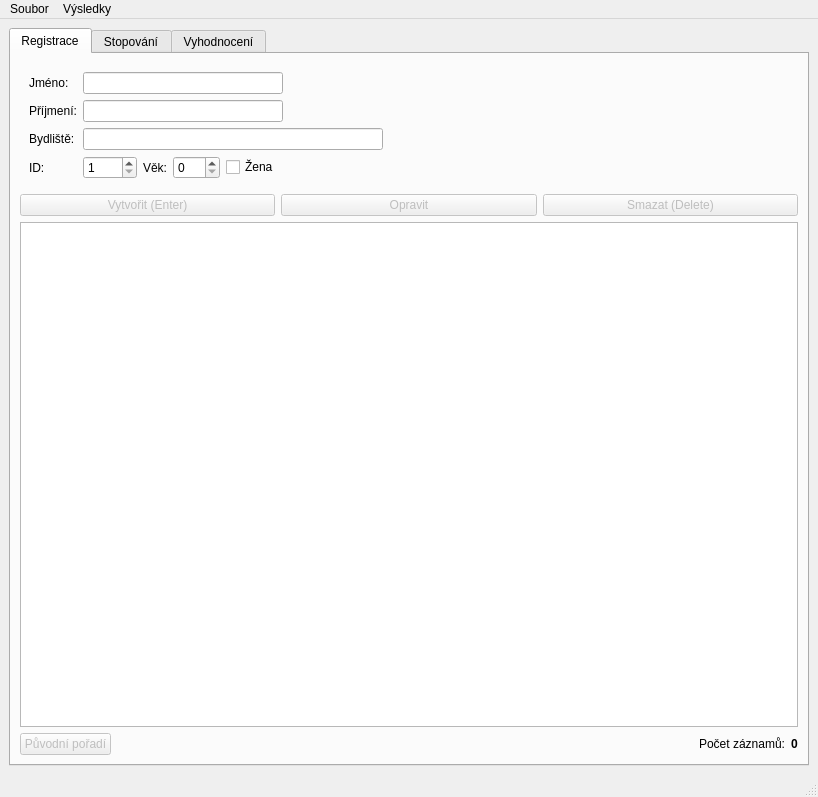
<?xml version="1.0" encoding="UTF-8"?>
<ui version="4.0">
 <class>WenceslasII</class>
 <widget class="QMainWindow" name="WenceslasII">
  <property name="geometry">
   <rect>
    <x>0</x>
    <y>0</y>
    <width>812</width>
    <height>797</height>
   </rect>
  </property>
  <property name="windowTitle">
   <string>Wenceslas II</string>
  </property>
  <widget class="QWidget" name="centralwidget">
   <property name="maximumSize">
    <size>
     <width>16777215</width>
     <height>16777215</height>
    </size>
   </property>
   <layout class="QHBoxLayout" name="horizontalLayout_6">
    <property name="sizeConstraint">
     <enum>QLayout::SetNoConstraint</enum>
    </property>
    <item>
     <widget class="QTabWidget" name="tabWidget">
      <property name="minimumSize">
       <size>
        <width>800</width>
        <height>0</height>
       </size>
      </property>
      <property name="maximumSize">
       <size>
        <width>800</width>
        <height>16777215</height>
       </size>
      </property>
      <property name="currentIndex">
       <number>0</number>
      </property>
      <widget class="QWidget" name="select_db">
       <attribute name="title">
        <string>Registrace</string>
       </attribute>
       <layout class="QVBoxLayout" name="verticalLayout_2">
        <item>
         <layout class="QVBoxLayout" name="verticalLayout_4">
          <item>
           <widget class="QWidget" name="formWidget" native="true">
            <property name="sizePolicy">
             <sizepolicy hsizetype="Expanding" vsizetype="Minimum">
              <horstretch>0</horstretch>
              <verstretch>0</verstretch>
             </sizepolicy>
            </property>
            <property name="maximumSize">
             <size>
              <width>16777215</width>
              <height>16777215</height>
             </size>
            </property>
            <layout class="QFormLayout" name="formLayout">
             <property name="sizeConstraint">
              <enum>QLayout::SetMinimumSize</enum>
             </property>
             <property name="fieldGrowthPolicy">
              <enum>QFormLayout::ExpandingFieldsGrow</enum>
             </property>
             <item row="0" column="0">
              <widget class="QLabel" name="label">
               <property name="text">
                <string>Jméno:</string>
               </property>
              </widget>
             </item>
             <item row="0" column="1">
              <widget class="QLineEdit" name="name">
               <property name="maximumSize">
                <size>
                 <width>200</width>
                 <height>16777215</height>
                </size>
               </property>
               <property name="clearButtonEnabled">
                <bool>false</bool>
               </property>
              </widget>
             </item>
             <item row="1" column="0">
              <widget class="QLabel" name="label_2">
               <property name="text">
                <string>Příjmení:</string>
               </property>
              </widget>
             </item>
             <item row="1" column="1">
              <widget class="QLineEdit" name="surname">
               <property name="maximumSize">
                <size>
                 <width>200</width>
                 <height>16777215</height>
                </size>
               </property>
              </widget>
             </item>
             <item row="2" column="0">
              <widget class="QLabel" name="label_3">
               <property name="text">
                <string>Bydliště:</string>
               </property>
              </widget>
             </item>
             <item row="2" column="1">
              <widget class="QLineEdit" name="address">
               <property name="maximumSize">
                <size>
                 <width>300</width>
                 <height>16777215</height>
                </size>
               </property>
              </widget>
             </item>
             <item row="3" column="0">
              <widget class="QLabel" name="label_4">
               <property name="text">
                <string>ID:</string>
               </property>
              </widget>
             </item>
             <item row="3" column="1">
              <layout class="QHBoxLayout" name="horizontalLayout_2">
               <item>
                <widget class="QSpinBox" name="id">
                 <property name="minimum">
                  <number>1</number>
                 </property>
                 <property name="maximum">
                  <number>9999</number>
                 </property>
                </widget>
               </item>
               <item>
                <widget class="QLabel" name="label_7">
                 <property name="text">
                  <string>Věk:</string>
                 </property>
                </widget>
               </item>
               <item>
                <widget class="QSpinBox" name="age">
                 <property name="minimum">
                  <number>0</number>
                 </property>
                 <property name="maximum">
                  <number>120</number>
                 </property>
                 <property name="value">
                  <number>0</number>
                 </property>
                </widget>
               </item>
               <item>
                <widget class="QCheckBox" name="woman">
                 <property name="styleSheet">
                  <string notr="true"/>
                 </property>
                 <property name="text">
                  <string>Žena</string>
                 </property>
                </widget>
               </item>
               <item>
                <spacer name="horizontalSpacer">
                 <property name="orientation">
                  <enum>Qt::Horizontal</enum>
                 </property>
                 <property name="sizeHint" stdset="0">
                  <size>
                   <width>40</width>
                   <height>20</height>
                  </size>
                 </property>
                </spacer>
               </item>
              </layout>
             </item>
            </layout>
           </widget>
          </item>
          <item>
           <layout class="QHBoxLayout" name="horizontalLayout_3">
            <item>
             <widget class="QPushButton" name="create">
              <property name="enabled">
               <bool>false</bool>
              </property>
              <property name="sizePolicy">
               <sizepolicy hsizetype="Expanding" vsizetype="Fixed">
                <horstretch>0</horstretch>
                <verstretch>0</verstretch>
               </sizepolicy>
              </property>
              <property name="text">
               <string>Vytvořit (Enter)</string>
              </property>
              <property name="shortcut">
               <string>Return</string>
              </property>
             </widget>
            </item>
            <item>
             <widget class="QPushButton" name="correct">
              <property name="enabled">
               <bool>false</bool>
              </property>
              <property name="sizePolicy">
               <sizepolicy hsizetype="Expanding" vsizetype="Fixed">
                <horstretch>0</horstretch>
                <verstretch>0</verstretch>
               </sizepolicy>
              </property>
              <property name="text">
               <string>Opravit</string>
              </property>
             </widget>
            </item>
            <item>
             <widget class="QPushButton" name="remove">
              <property name="enabled">
               <bool>false</bool>
              </property>
              <property name="sizePolicy">
               <sizepolicy hsizetype="Expanding" vsizetype="Fixed">
                <horstretch>0</horstretch>
                <verstretch>0</verstretch>
               </sizepolicy>
              </property>
              <property name="text">
               <string>Smazat (Delete)</string>
              </property>
              <property name="shortcut">
               <string>Del</string>
              </property>
             </widget>
            </item>
           </layout>
          </item>
         </layout>
        </item>
        <item>
         <widget class="QTableView" name="regTable">
          <property name="sizeAdjustPolicy">
           <enum>QAbstractScrollArea::AdjustIgnored</enum>
          </property>
          <property name="autoScroll">
           <bool>true</bool>
          </property>
          <property name="alternatingRowColors">
           <bool>false</bool>
          </property>
          <property name="selectionMode">
           <enum>QAbstractItemView::ExtendedSelection</enum>
          </property>
          <property name="selectionBehavior">
           <enum>QAbstractItemView::SelectRows</enum>
          </property>
          <property name="textElideMode">
           <enum>Qt::ElideRight</enum>
          </property>
          <property name="showGrid">
           <bool>false</bool>
          </property>
          <attribute name="horizontalHeaderMinimumSectionSize">
           <number>30</number>
          </attribute>
          <attribute name="horizontalHeaderStretchLastSection">
           <bool>true</bool>
          </attribute>
          <attribute name="verticalHeaderVisible">
           <bool>false</bool>
          </attribute>
          <attribute name="verticalHeaderStretchLastSection">
           <bool>false</bool>
          </attribute>
         </widget>
        </item>
        <item>
         <layout class="QHBoxLayout" name="horizontalLayout_7">
          <item>
           <widget class="QPushButton" name="reg_original_order">
            <property name="enabled">
             <bool>false</bool>
            </property>
            <property name="text">
             <string>Původní pořadí</string>
            </property>
           </widget>
          </item>
          <item>
           <spacer name="horizontalSpacer_4">
            <property name="orientation">
             <enum>Qt::Horizontal</enum>
            </property>
            <property name="sizeHint" stdset="0">
             <size>
              <width>40</width>
              <height>20</height>
             </size>
            </property>
           </spacer>
          </item>
          <item>
           <widget class="QLabel" name="label_5">
            <property name="text">
             <string>Počet záznamů:</string>
            </property>
           </widget>
          </item>
          <item>
           <widget class="QLabel" name="reg_count">
            <property name="sizePolicy">
             <sizepolicy hsizetype="Preferred" vsizetype="Preferred">
              <horstretch>0</horstretch>
              <verstretch>0</verstretch>
             </sizepolicy>
            </property>
            <property name="minimumSize">
             <size>
              <width>0</width>
              <height>0</height>
             </size>
            </property>
            <property name="sizeIncrement">
             <size>
              <width>0</width>
              <height>0</height>
             </size>
            </property>
            <property name="baseSize">
             <size>
              <width>0</width>
              <height>0</height>
             </size>
            </property>
            <property name="font">
             <font>
              <weight>75</weight>
              <bold>true</bold>
             </font>
            </property>
            <property name="text">
             <string>0</string>
            </property>
           </widget>
          </item>
         </layout>
        </item>
       </layout>
      </widget>
      <widget class="QWidget" name="capture_time">
       <attribute name="title">
        <string>Stopování</string>
       </attribute>
       <layout class="QVBoxLayout" name="verticalLayout_3">
        <item>
         <layout class="QHBoxLayout" name="horizontalLayout">
          <item>
           <layout class="QHBoxLayout" name="horizontalLayout_4">
            <item>
             <widget class="QTableView" name="timeTable">
              <property name="selectionMode">
               <enum>QAbstractItemView::ExtendedSelection</enum>
              </property>
              <property name="selectionBehavior">
               <enum>QAbstractItemView::SelectRows</enum>
              </property>
              <property name="showGrid">
               <bool>false</bool>
              </property>
             </widget>
            </item>
            <item>
             <layout class="QVBoxLayout" name="verticalLayout_6">
              <item>
               <widget class="QLabel" name="clock">
                <property name="font">
                 <font>
                  <pointsize>32</pointsize>
                  <weight>75</weight>
                  <bold>true</bold>
                 </font>
                </property>
                <property name="text">
                 <string notr="true">0:00.00</string>
                </property>
                <property name="alignment">
                 <set>Qt::AlignCenter</set>
                </property>
               </widget>
              </item>
              <item>
               <layout class="QHBoxLayout" name="horizontalLayout_10">
                <item>
                 <widget class="QPushButton" name="start_timer">
                  <property name="text">
                   <string>Spustit stopky</string>
                  </property>
                 </widget>
                </item>
                <item>
                 <widget class="QPushButton" name="clear_timer">
                  <property name="text">
                   <string>Vynulovat stopky</string>
                  </property>
                 </widget>
                </item>
               </layout>
              </item>
              <item>
               <widget class="QPushButton" name="record_time">
                <property name="enabled">
                 <bool>false</bool>
                </property>
                <property name="text">
                 <string>Zapsat (Mezerník)</string>
                </property>
               </widget>
              </item>
              <item>
               <widget class="QPushButton" name="remove_time">
                <property name="enabled">
                 <bool>false</bool>
                </property>
                <property name="text">
                 <string>Smazat</string>
                </property>
               </widget>
              </item>
              <item>
               <spacer name="horizontalSpacer_2">
                <property name="orientation">
                 <enum>Qt::Horizontal</enum>
                </property>
                <property name="sizeHint" stdset="0">
                 <size>
                  <width>40</width>
                  <height>20</height>
                 </size>
                </property>
               </spacer>
              </item>
              <item>
               <spacer name="verticalSpacer">
                <property name="orientation">
                 <enum>Qt::Vertical</enum>
                </property>
                <property name="sizeHint" stdset="0">
                 <size>
                  <width>20</width>
                  <height>40</height>
                 </size>
                </property>
               </spacer>
              </item>
             </layout>
            </item>
           </layout>
          </item>
         </layout>
        </item>
        <item>
         <layout class="QHBoxLayout" name="horizontalLayout_8">
          <item>
           <widget class="QPushButton" name="time_original_order">
            <property name="enabled">
             <bool>false</bool>
            </property>
            <property name="text">
             <string>Původní pořadí</string>
            </property>
           </widget>
          </item>
          <item>
           <spacer name="horizontalSpacer_5">
            <property name="orientation">
             <enum>Qt::Horizontal</enum>
            </property>
            <property name="sizeHint" stdset="0">
             <size>
              <width>40</width>
              <height>20</height>
             </size>
            </property>
           </spacer>
          </item>
          <item>
           <widget class="QLabel" name="label_6">
            <property name="text">
             <string>Počet záznamů:</string>
            </property>
           </widget>
          </item>
          <item>
           <widget class="QLabel" name="time_count">
            <property name="font">
             <font>
              <weight>75</weight>
              <bold>true</bold>
             </font>
            </property>
            <property name="text">
             <string>0</string>
            </property>
           </widget>
          </item>
         </layout>
        </item>
       </layout>
      </widget>
      <widget class="QWidget" name="evaluate">
       <attribute name="title">
        <string>Vyhodnocení</string>
       </attribute>
       <layout class="QVBoxLayout" name="verticalLayout_5">
        <property name="sizeConstraint">
         <enum>QLayout::SetDefaultConstraint</enum>
        </property>
        <item>
         <layout class="QHBoxLayout" name="horizontalLayout_5">
          <item>
           <widget class="QPushButton" name="eval">
            <property name="enabled">
             <bool>false</bool>
            </property>
            <property name="text">
             <string>Vyhodnotit</string>
            </property>
           </widget>
          </item>
          <item>
           <spacer name="horizontalSpacer_3">
            <property name="orientation">
             <enum>Qt::Horizontal</enum>
            </property>
            <property name="sizeHint" stdset="0">
             <size>
              <width>40</width>
              <height>20</height>
             </size>
            </property>
           </spacer>
          </item>
         </layout>
        </item>
        <item>
         <widget class="QListWidget" name="evalList">
          <property name="sizePolicy">
           <sizepolicy hsizetype="Expanding" vsizetype="Expanding">
            <horstretch>0</horstretch>
            <verstretch>0</verstretch>
           </sizepolicy>
          </property>
         </widget>
        </item>
        <item>
         <widget class="QTableView" name="evalTable">
          <property name="sizePolicy">
           <sizepolicy hsizetype="Expanding" vsizetype="Expanding">
            <horstretch>0</horstretch>
            <verstretch>2</verstretch>
           </sizepolicy>
          </property>
          <property name="sizeAdjustPolicy">
           <enum>QAbstractScrollArea::AdjustIgnored</enum>
          </property>
          <property name="alternatingRowColors">
           <bool>false</bool>
          </property>
          <property name="selectionBehavior">
           <enum>QAbstractItemView::SelectRows</enum>
          </property>
          <property name="showGrid">
           <bool>false</bool>
          </property>
          <attribute name="horizontalHeaderStretchLastSection">
           <bool>true</bool>
          </attribute>
          <attribute name="verticalHeaderVisible">
           <bool>false</bool>
          </attribute>
         </widget>
        </item>
        <item>
         <layout class="QHBoxLayout" name="horizontalLayout_9">
          <item>
           <widget class="QPushButton" name="eval_original_order">
            <property name="enabled">
             <bool>false</bool>
            </property>
            <property name="text">
             <string>Původní pořadí</string>
            </property>
           </widget>
          </item>
          <item>
           <widget class="QComboBox" name="evalCategoryCombo"/>
          </item>
          <item>
           <spacer name="horizontalSpacer_6">
            <property name="orientation">
             <enum>Qt::Horizontal</enum>
            </property>
            <property name="sizeHint" stdset="0">
             <size>
              <width>40</width>
              <height>20</height>
             </size>
            </property>
           </spacer>
          </item>
         </layout>
        </item>
       </layout>
      </widget>
     </widget>
    </item>
   </layout>
  </widget>
  <widget class="QMenuBar" name="menubar">
   <property name="geometry">
    <rect>
     <x>0</x>
     <y>0</y>
     <width>812</width>
     <height>30</height>
    </rect>
   </property>
   <widget class="QMenu" name="menuFile">
    <property name="title">
     <string>Soubor</string>
    </property>
    <addaction name="actionOpen"/>
    <addaction name="actionNew"/>
    <addaction name="actionImport"/>
   </widget>
   <widget class="QMenu" name="menuResults">
    <property name="title">
     <string>Výsledky</string>
    </property>
    <addaction name="actionExportCSV"/>
    <addaction name="actionExportCSV1"/>
    <addaction name="actionExportCSV2"/>
    <addaction name="actionExportCSV3"/>
    <addaction name="separator"/>
    <addaction name="actionExportHTML"/>
    <addaction name="actionExportHTML1"/>
    <addaction name="actionExportHTML2"/>
    <addaction name="actionExportHTML3"/>
   </widget>
   <addaction name="menuFile"/>
   <addaction name="menuResults"/>
  </widget>
  <widget class="QStatusBar" name="statusbar"/>
  <action name="actionOpen">
   <property name="text">
    <string>Otevřít databázi</string>
   </property>
  </action>
  <action name="actionNew">
   <property name="text">
    <string>Nová databáze</string>
   </property>
  </action>
  <action name="actionImport">
   <property name="enabled">
    <bool>false</bool>
   </property>
   <property name="text">
    <string>Importovat databázi</string>
   </property>
  </action>
  <action name="actionExportCSV">
   <property name="enabled">
    <bool>false</bool>
   </property>
   <property name="text">
    <string>Exportovat do CSV (v pořadí)</string>
   </property>
  </action>
  <action name="actionExportHTML">
   <property name="enabled">
    <bool>false</bool>
   </property>
   <property name="text">
    <string>Exportovat do HTML (v pořadí)</string>
   </property>
  </action>
  <action name="actionExportCSV1">
   <property name="enabled">
    <bool>false</bool>
   </property>
   <property name="text">
    <string>Exportovat do CSV (dle kategorie)</string>
   </property>
  </action>
  <action name="actionExportHTML1">
   <property name="enabled">
    <bool>false</bool>
   </property>
   <property name="text">
    <string>Exportovat do HTML (dle kategorie)</string>
   </property>
  </action>
  <action name="actionExportCSV2">
   <property name="enabled">
    <bool>false</bool>
   </property>
   <property name="text">
    <string>Exportovat výběr do CSV (v pořadí)</string>
   </property>
  </action>
  <action name="actionExportHTML2">
   <property name="enabled">
    <bool>false</bool>
   </property>
   <property name="text">
    <string>Exportovat výběr do HTML (v pořadí)</string>
   </property>
  </action>
  <action name="actionExportCSV3">
   <property name="enabled">
    <bool>false</bool>
   </property>
   <property name="text">
    <string>Exportovat výběr do CSV (dle kategorie)</string>
   </property>
  </action>
  <action name="actionExportHTML3">
   <property name="enabled">
    <bool>false</bool>
   </property>
   <property name="text">
    <string>Exportovat výběr do HTML (dle kategorie)</string>
   </property>
  </action>
 </widget>
 <resources/>
 <connections/>
</ui>
